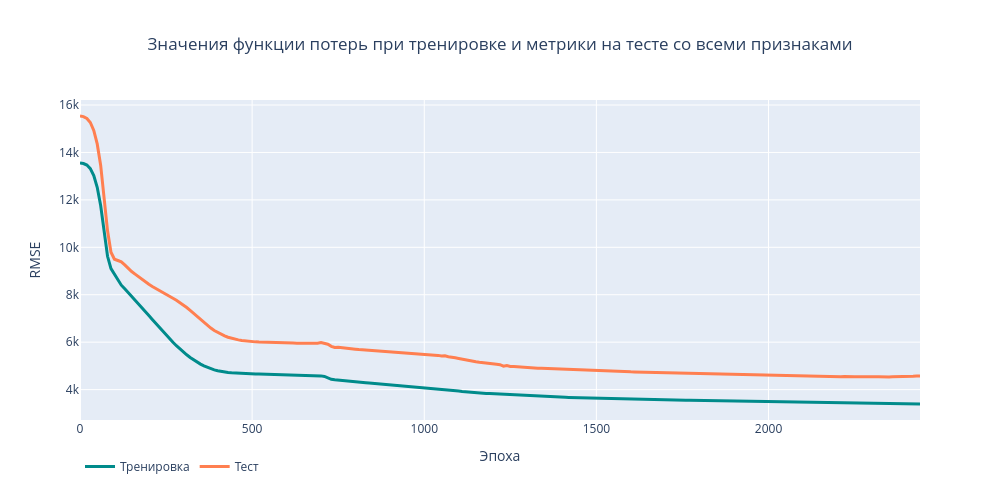
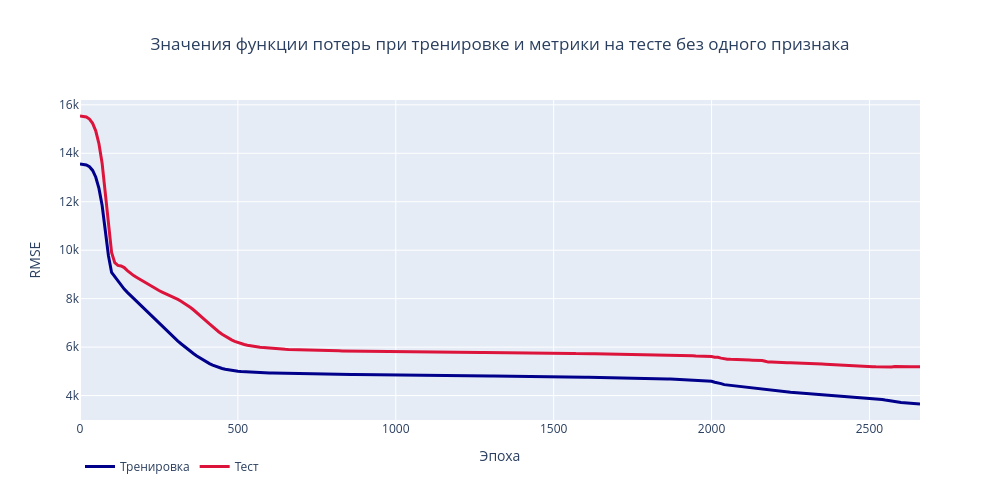

These figures' notebook cell, in order:
### Code cell
# просмотр процесса обучения сетей с меньшим количеством слоёв
fit_plot(train_loss_l, test_metric_l)
fit_plot(abb_train_loss_l, abb_test_metric_l, 1)

### Figure 1 — Plotly figure (JSON) as saved in the notebook; plotly's stock layout.template omitted (floating-point values rounded to 4 significant figures; data arrays with more than 128 entries replaced by an {"elided": "..."} marker saying what was removed)
{"data": [{"line": {"color": "darkcyan", "width": 3}, "name": "Тренировка", "type": "scatter", "x": {"elided": "245 int values"}, "y": {"elided": "245 float values"}}, {"line": {"color": "coral", "width": 3}, "name": "Тест", "type": "scatter", "x": {"elided": "245 int values"}, "y": {"elided": "245 float values"}}], "layout": {"height": 500, "legend": {"orientation": "h"}, "title": {"text": "Значения функции потерь при тренировке и метрики на тесте со всеми признаками", "x": 0.5}, "width": 1000, "xaxis": {"title": {"text": "Эпоха"}}, "yaxis": {"title": {"text": "RMSE"}}}}

### Figure 2 — Plotly figure (JSON) as saved in the notebook; plotly's stock layout.template omitted (floating-point values rounded to 4 significant figures; data arrays with more than 128 entries replaced by an {"elided": "..."} marker saying what was removed)
{"data": [{"line": {"color": "darkblue", "width": 3}, "name": "Тренировка", "type": "scatter", "x": {"elided": "267 int values"}, "y": {"elided": "267 float values"}}, {"line": {"color": "crimson", "width": 3}, "name": "Тест", "type": "scatter", "x": {"elided": "267 int values"}, "y": {"elided": "267 float values"}}], "layout": {"height": 500, "legend": {"orientation": "h"}, "title": {"text": "Значения функции потерь при тренировке и метрики на тесте без одного признака", "x": 0.5}, "width": 1000, "xaxis": {"title": {"text": "Эпоха"}}, "yaxis": {"title": {"text": "RMSE"}}}}
